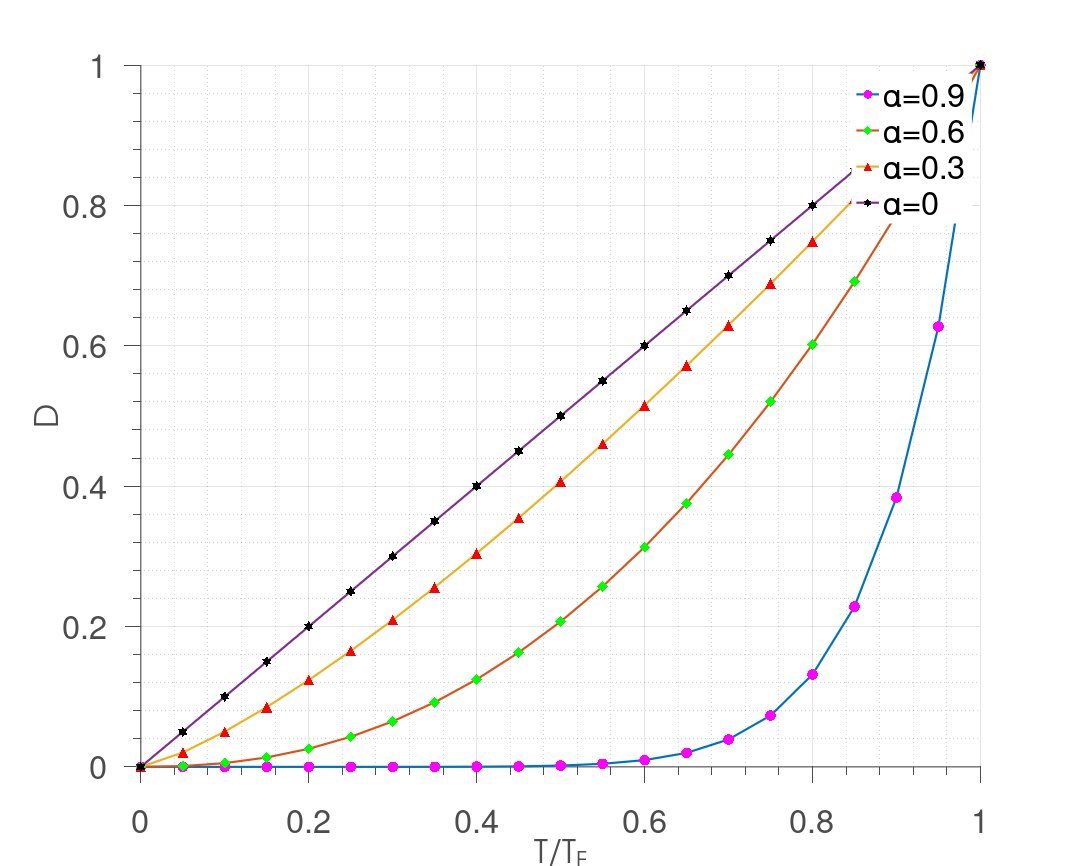

MATLAB code for this plot:
clear;clc
alpha1=0.9;
alpha2=0.6;
alpha3=0.3;
alpha4=0;
alpha5=-1;
alpha6=-5;
alpha7=-80;
gam=0.1;

ratio=0:0.05:1;

D1=(1-(1-ratio.^(1/(1-alpha1)))).^(1/(gam+1));
D2=(1-(1-ratio.^(1/(1-alpha2)))).^(1/(gam+1));
D3=(1-(1-ratio.^(1/(1-alpha3)))).^(1/(gam+1));
D4=(1-(1-ratio.^(1/(1-alpha4))));
D5=(1-(1-ratio.^(1/(1-alpha5)))).^(1/(gam+1));
D6=(1-(1-ratio.^(1/(1-alpha6)))).^(1/(gam+1));
D7=(1-(1-ratio.^(1/(1-alpha7)))).^(1/(gam+1));
hold on;
PD1 = plot(ratio,D1,'LineWidth', 2, 'Marker', 'o', 'MarkerSize', 10, ...
     'MarkerEdgeColor',  'none', 'MarkerFaceColor' , 'm');
PD2 =  plot(ratio,D2,'LineWidth', 2, 'Marker', 'd', 'MarkerSize', 10, ...
     'MarkerEdgeColor',  'none', 'MarkerFaceColor' , 'g');
PD3 =  plot(ratio,D3,'LineWidth', 2, 'Marker', '^', 'MarkerSize', 10, ...
     'MarkerEdgeColor',  'none', 'MarkerFaceColor' , 'r');
PD4 =  plot(ratio,D4,'LineWidth', 2, 'Marker', 'h', 'MarkerSize', 10, ...
     'MarkerEdgeColor',  'none', 'MarkerFaceColor' , 'k');
% PD5 =  plot(ratio,D5,'LineWidth', 2, 'Marker', 's', 'MarkerSize', 10, ...
%      'MarkerEdgeColor',  'none', 'MarkerFaceColor' , 'b');
% PD6 =  plot(ratio,D6,'LineWidth', 2, 'Marker', 'd', 'MarkerSize', 10, ...
%      'MarkerEdgeColor',  'none', 'MarkerFaceColor' , 'g');
% PD7 =  plot(ratio,D7,'LineWidth', 2, 'Marker', '^', 'MarkerSize', 10, ...
%      'MarkerEdgeColor',  'none', 'MarkerFaceColor' , 'r');
xlabel('T/T_{F}');
ylabel('D');
% % ---------------------plot settings-----------------------------
grid on;
grid minor;
set(gca ,'FontSize',30);
hXLabel = xlabel('T/T_F' ,'Fontsize' ,30);
hYLabel =ylabel('D', 'Fontsize' ,30);
hLegend=legend([PD1,PD2,PD3,PD4],'\alpha=0.9','\alpha=0.6',...
   '\alpha=0.3','\alpha=0','Location','Best');
set([hLegend, gca], 'FontSize', 30)
set(hLegend,'Box','on');
set(hLegend,'EdgeColor',[1 1 1]); %set the edge colour of the legend to white 
% 
 % Adjust font
set(gca, 'FontName', 'Helvetica')
set([ hXLabel, hYLabel], 'FontName', 'AvantGarde')
set([hXLabel, hYLabel], 'FontSize', 30)
% Adjust axes properties
set(gca, 'Box', 'off', 'TickDir', 'out', 'TickLength', [.02 .02], ...
    'XMinorTick', 'on', 'YMinorTick', 'on', 'YGrid', 'on', ...
    'XColor', [.3 .3 .3], 'YColor', [.3 .3 .3], ...
    'LineWidth', 1)
set(gcf,'color','w'); %set figure background transparent
set(gca,'color','w'); %set axis transparent
% Maximize print figure
set(gcf,'outerposition',get(0,'screensize'));
set(gcf, 'PaperPositionMode', 'manual');
set(gcf, 'PaperUnits', 'points'); %[ {inches} | centimeters | normalized | points ]
set(gcf, 'PaperPosition', [0 0 1000 800]);
% saveas(gcf,'F:\Git\Anew\figures\alpha.png');

%set(gcf,'PaperPosition',[left,bottom,width,height])
